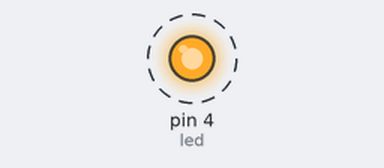
Simulated run of this sketch. Board: Arduino Uno, built with avr-gcc and run on an emulated ATmega328P. On the bench: output pins drawn as LEDs (lit = HIGH). Dashed ring = blinking.

Above: at 0.15 s.
Timing chart, 0 to 3.0 s (numbered marks = the images above):
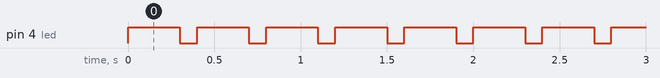

The sketch:

encendiendo_un_led.ino
```cpp
#define led 4


void setup() {

  pinMode(led,OUTPUT);
}
//OUTPUT E INPUT PARA LOS PINES

void loop(){
  digitalWrite(led,HIGH);
  delay(300);
  digitalWrite(led,LOW);
  delay(100);
  //HIGH O LOW PARA ESCRIBIR EN EL PIN
}
```

Measured:
- by itself, pin 4 (led): alternates HIGH for 0.30 s and LOW for 0.10 s
